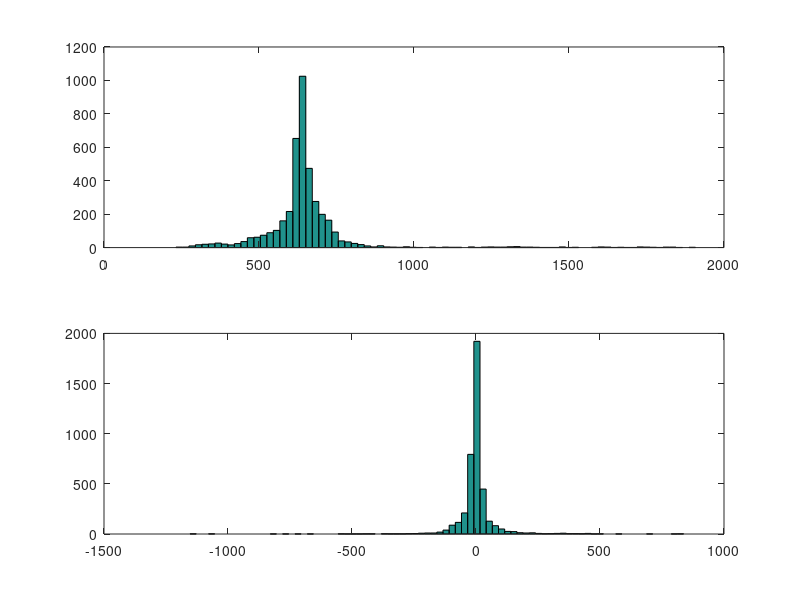
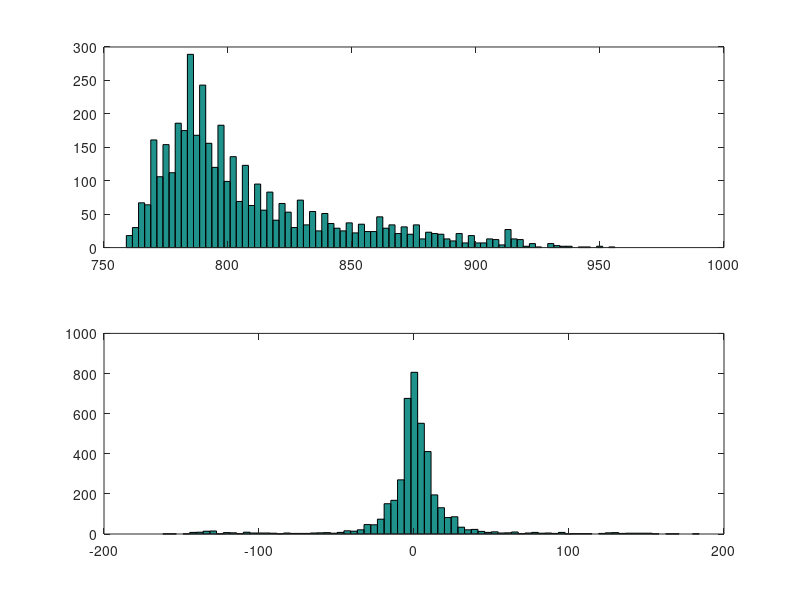
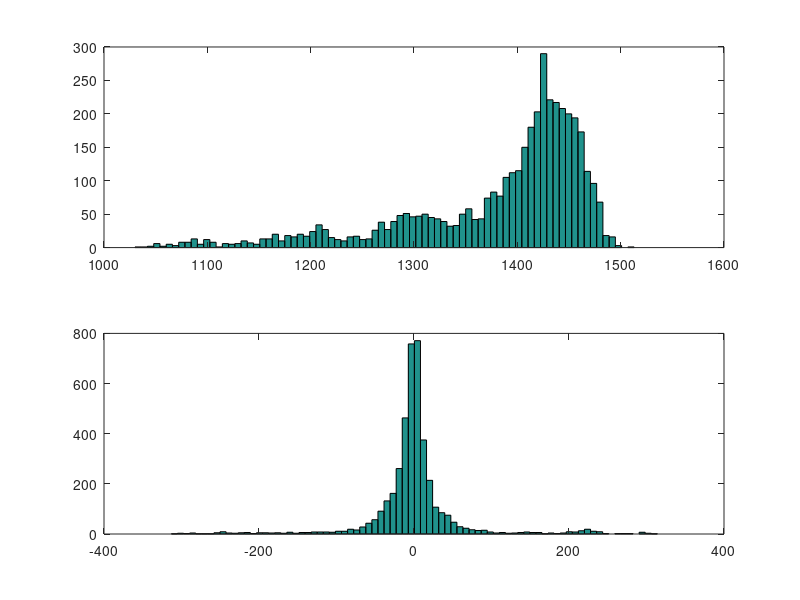

These charts were generated, in order, by the following MATLAB code:
figure(1)
subplot(2,1,1);
fileExp= fopen('OriginalDcY.txt','r');
E = fscanf(fileExp, '%f');
hist(E,80);
subplot(2,1,2);
fileExp= fopen('OriginalCodeDcY.txt','r');
F = fscanf(fileExp, '%f');
hist(F,80);


figure(2)
subplot(2,1,1);
fileExp= fopen('OriginalDcCb.txt','r');
C = fscanf(fileExp, '%f');
hist(C,80);
subplot(2,1,2);
fileExp= fopen('OriginalCodeDcCb.txt','r');
D = fscanf(fileExp, '%f');
hist(D,80);


figure(3)
subplot(2,1,1);
fileExp= fopen('OriginalDcCr.txt','r');
A = fscanf(fileExp, '%f');
hist(A,80);
subplot(2,1,2); 
fileExp= fopen('OriginalCodeDcCr.txt','r');
B = fscanf(fileExp, '%f');
hist(B,80);